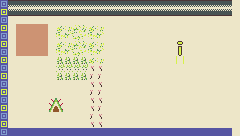

The image is a tile-based game level rendered from a .tmx file. Its description and complete source (layers, tilesets, objects, tile grids) follow:
An orthogonal 30x17 tile map with 8x8 px tiles, 1 tile layer (piso) and 7 objects (I).

<map version="1.10" tiledversion="1.12.2" orientation="orthogonal" renderorder="right-down" width="30" height="17" tilewidth="8" tileheight="8" infinite="0" nextlayerid="8" nextobjectid="76">
 <tileset firstgid="1" name="fondo_tileset2" tilewidth="8" tileheight="8" tilecount="144" columns="12">
  <image source="fondo_tileset2.png" width="96" height="96" />
 </tileset>
 <layer id="1" name="piso" width="30" height="17">
  <data encoding="csv">
114,2,2,2,2,2,2,2,2,2,2,2,2,2,2,2,2,2,2,2,2,2,2,2,2,2,2,2,2,83,
135,26,26,26,26,26,26,26,26,26,26,26,26,26,26,26,26,26,26,26,26,26,26,26,26,26,26,26,26,83,
114,83,83,83,83,83,83,83,83,83,83,83,83,83,83,83,83,83,83,83,83,83,83,83,83,83,83,83,83,83,
135,83,70,70,70,70,83,129,130,131,132,129,130,83,83,83,83,83,83,83,83,83,83,83,83,83,83,83,83,83,
114,83,70,70,70,70,83,141,142,143,144,141,142,83,83,83,83,83,83,83,83,83,83,83,83,83,83,83,83,83,
135,83,70,70,70,70,83,129,130,131,132,129,130,83,83,83,83,83,83,83,83,83,40,83,83,83,83,83,83,83,
114,83,70,70,70,70,83,141,142,143,144,141,142,83,83,83,83,83,83,83,83,83,52,83,83,83,83,83,83,83,
135,83,83,83,83,83,83,99,99,99,99,129,130,83,83,83,83,83,83,83,83,83,92,83,83,83,83,83,83,83,
114,83,83,83,83,83,83,111,111,111,111,75,75,83,83,83,83,83,83,83,83,83,83,83,83,83,83,83,83,83,
135,83,83,83,83,83,83,99,99,99,99,87,87,83,83,83,83,83,83,83,83,83,83,83,83,83,83,83,83,83,
114,83,83,83,83,83,83,83,83,83,83,75,75,83,83,83,83,83,83,83,83,83,83,83,83,83,83,83,83,83,
135,83,83,83,83,83,83,83,83,83,83,87,87,83,83,83,83,83,83,83,83,83,83,83,83,83,83,83,83,83,
114,83,83,83,83,83,59,60,83,83,83,75,75,83,83,83,83,83,83,83,83,83,83,83,83,83,83,83,83,83,
135,83,83,83,83,83,71,72,83,83,83,75,87,83,83,83,83,83,83,83,83,83,83,83,83,83,83,83,83,83,
114,83,83,83,83,83,83,83,83,83,83,87,75,83,83,83,83,83,83,83,83,83,83,83,83,83,83,83,83,83,
135,83,83,83,83,83,83,83,83,83,83,75,75,83,83,83,83,83,83,83,83,83,83,83,83,83,83,83,83,83,
114,134,134,134,134,134,134,134,134,134,134,134,134,134,134,134,134,134,134,134,134,134,134,134,134,134,134,134,134,83
  </data>
 </layer>
 <objectgroup id="2" name="paredes">
  <object id="65" x="232.25" y="1.5" width="7.5" height="134.25">
  </object>
  <object id="66" x="0.25" y="0.25" width="9.25" height="135.083">
  </object>
  <object id="68" x="10.5" y="120.167" width="220.5" height="14.8333">
  </object>
  <object id="69" x="9" y="0.5" width="222" height="22.3333">
  </object>
 </objectgroup>
 <objectgroup id="5" name="puerta">
  <object id="70" x="48.333" y="95.5003" width="15" height="16">
   <properties>
    <property name="destino" value="plano" />
   </properties>
  </object>
 </objectgroup>
 <objectgroup id="6" name="spawn">
  <object id="71" x="24.8333" y="32.333" width="14" height="16">
   <properties>
    <property name="desde" value="presentacion1" />
   </properties>
  </object>
 </objectgroup>
 <objectgroup id="7" name="objeto">
  <object id="75" name="I" x="175.667" y="48" width="8.66667" height="8">
  </object>
 </objectgroup>
</map>
